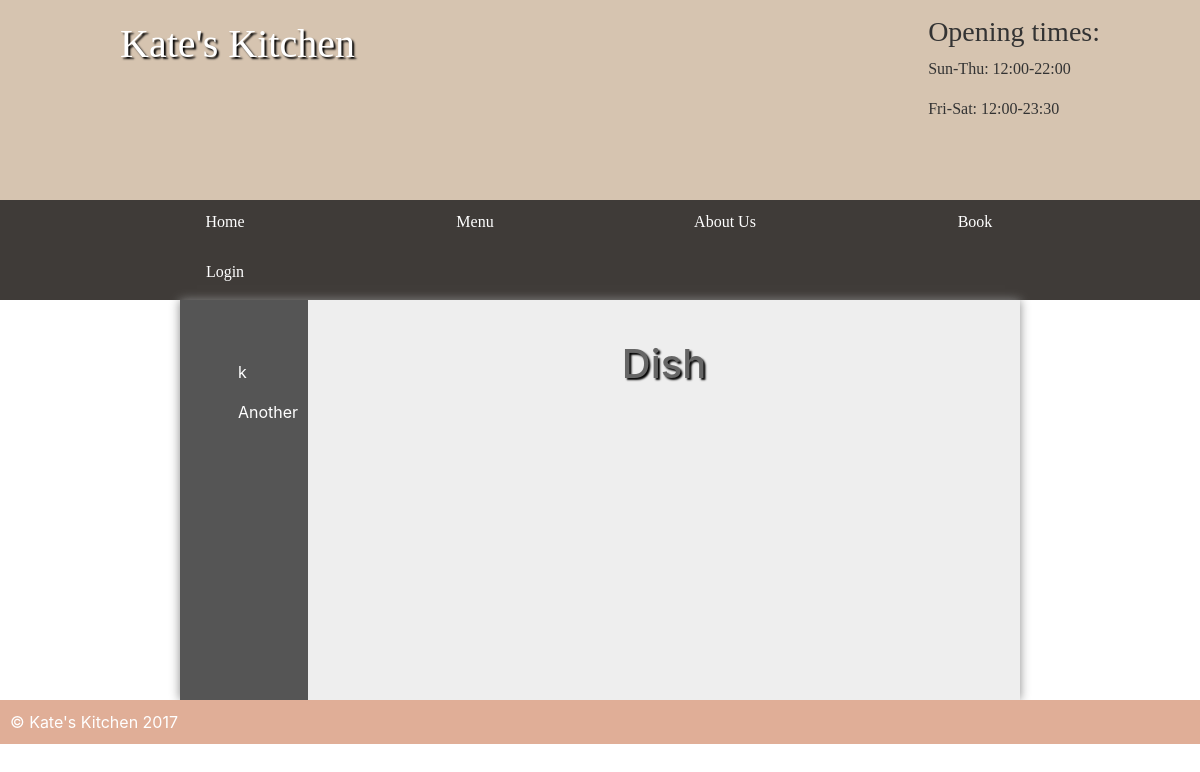
Page /dish/1 on the earlier database version.
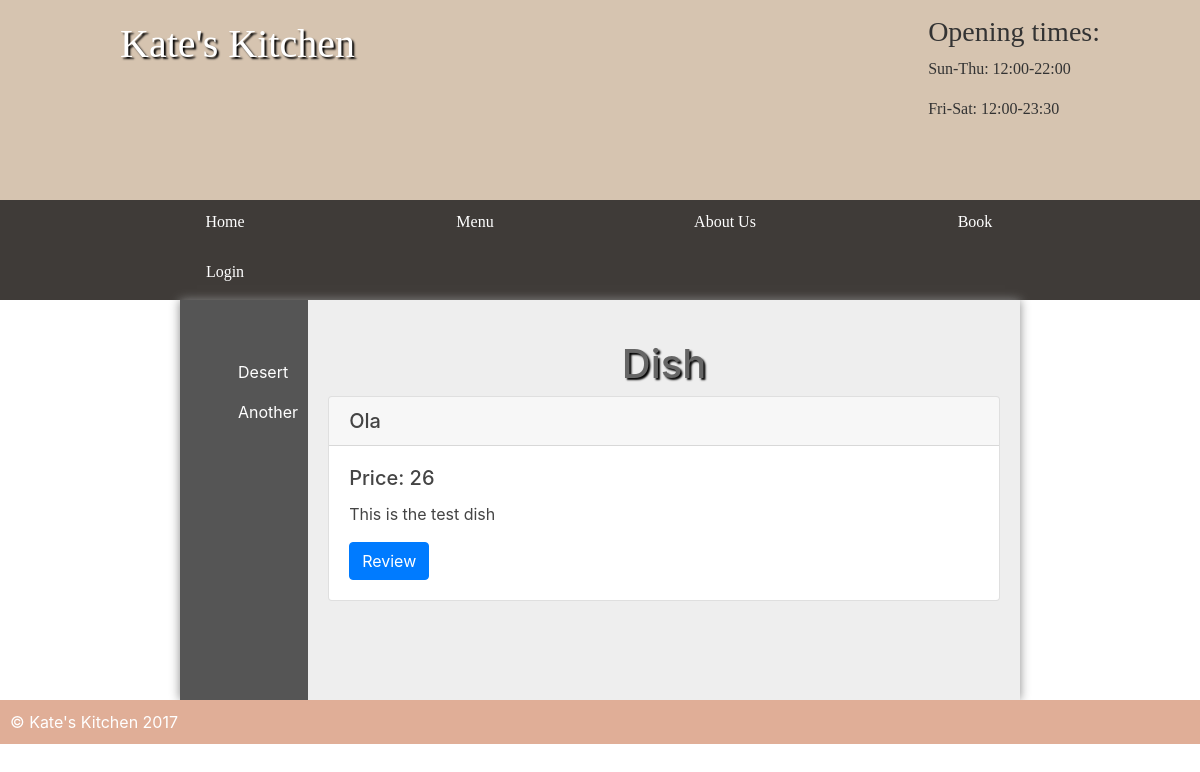
Same page on the later database version.
### User/models.py (models this page shows, shortened)
class Category(models.Model):
    category=models.CharField(max_length=50)

class Menu(models.Model):
    name=models.CharField(max_length=50)
    desciption=models.CharField(max_length=100)
    price=models.IntegerField()
    category=models.ForeignKey(Category,on_delete=models.CASCADE)

### User/views.py (the view)
# urls.py: path("dish/<int:idOfDish>",views.dishPage,name="Dish"),
def dishPage(request,idOfDish):
    variables={
        'menuInfo':Menu.objects.filter(id=idOfDish),
        'categories':Category.objects.all(),
    }
    return render(request,"dish.html",variables)

### template/dish.html (shortened to what this page needs)
{% extends 'base.html' %}
{% block main %}
<main class="sidebar">
	<section class="left">
		<ul>
					{% for singleCategory in categories %}
					<li><a href="/category/{{singleCategory.id}}">{{singleCategory.category}}</a></li>
				{% endfor %}
	</ul>
	</section>
	<section class="right">
	<h1>Dish</h1>
{% for menu in menuInfo %}
<div class="card">
  <h5 class="card-header">{{menu.name}}</h5>
  <div class="card-body">
    <h5 class="card-title">Price: {{menu.price}}</h5>
    <p class="card-text">{{menu.desciption}}</p>
    <a href="" class="btn btn-primary">Review</a>
  </div>
</div>
{% endfor %}
</section>
</main>
{% endblock main %}

Differences in the rows shown:
changed Category: category "k" → "Desert"
added Menu: name "Ola", price "26", desciption "This is the test dish"
